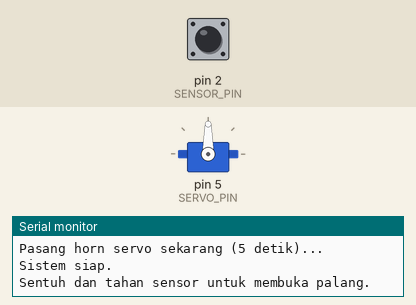
The sketch below on a simulated Arduino Uno, built with avr-gcc and run on an emulated ATmega328P. On the bench: servo, the last lines printed to the serial monitor. The inputs (shaded band) are chosen by the test bench; at power-on: pin 2 (SENSOR_PIN) LOW.

Above: at 6.2 s.
6.3 s: pin 2 (SENSOR_PIN) driven HIGH
At 9.1 s:
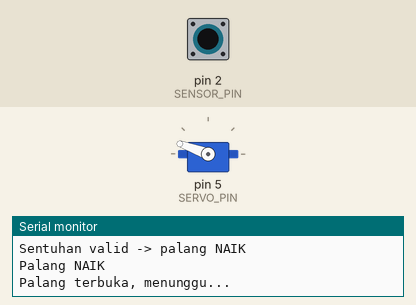
At 11.06 s:
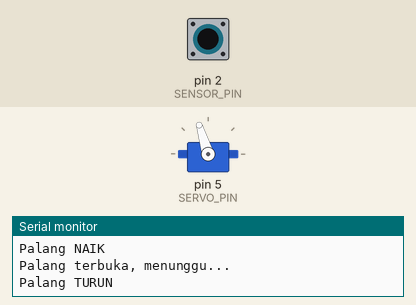
12.3 s: pin 2 (SENSOR_PIN) pulsed LOW 5 times (0.12 s each, 0.3 s apart)
At 15.07 s:
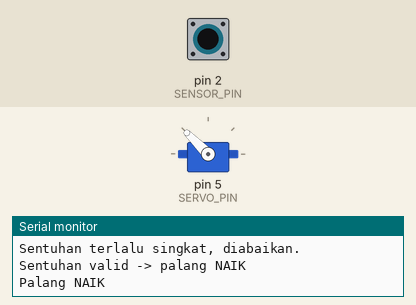
Timing chart, 0 to 20.2 s (numbered marks = the images above; inputs shaded):
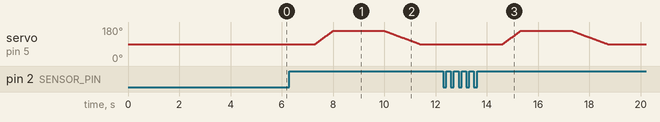

The sketch:

sistem_palang_pintu_satu_arah_dengan_servo_dan_sensor_sentuh.ino
```cpp
#include <Servo.h>


/*
=========================================================
   PALANG OTOMATIS: Arduino Uno + Sensor Touch + Servo
=========================================================

ALUR: Sensor disentuh & ditahan 1s -> Servo naik perlahan -> Servo tetap terbuka selama 2s -> Servo menutup kembali

Note:
- Sentuhan kurang dari 1 detik diabaikan.

PEMASANGAN:
- Touch Sensor : SIG -> D2, VCC -> 5V, GND -> GND
- Servo MG90S  : Signal -> D5, VCC -> 5V, GND -> GND
*/


// ==================================================
// 1. KONFIGURASI PIN
// ==================================================

const int SENSOR_PIN = 2;
const int SERVO_PIN  = 5;


// ==================================================
// 2. POSISI SERVO
// ==================================================

const int CLOSED_POSITION = 90;   // Palang mendatar
const int OPEN_POSITION   = 160;  // Palang tegak


// ==================================================
// 3. PENGATURAN WAKTU
// ==================================================

// Jeda setiap perpindahan 1 derajat. Semakin besar nilainya, semakin lambat servo bergerak.

const int OPEN_DELAY = 10;   // Kecepatan saat membuka
const int CLOSE_DELAY = 20;   // Kecepatan saat menutup

const unsigned long OPEN_HOLD_TIME  = 2000UL;   // Lama palang berada pada posisi terbuka.
const unsigned long TOUCH_HOLD_TIME = 1000UL;   // Lama sensor harus disentuh agar dianggap valid.
const unsigned long HORN_SETUP_TIME = 5000UL;   // Waktu untuk memasang horn servo saat startup.


// ==================================================
// 4. OBJEK & STATUS
// ==================================================

Servo barrierServo;

int currentPosition = CLOSED_POSITION;


// ==================================================
// 5. GERAKKAN SERVO
// ==================================================

void moveServoTo(int targetPosition, int delayTime) {
  // Servo bergerak 1 derajat setiap langkah sampai mencapai posisi tujuan.

  while (currentPosition != targetPosition) {
    if (currentPosition < targetPosition) {
      currentPosition++;
    }

    else {
      currentPosition--;
    }

    barrierServo.write(currentPosition);

    delay(delayTime);
  }
}


// ==================================================
// 6. MEMERIKSA SENTUHAN SENSOR
// ==================================================

bool isTouchValid() {
  // Waktu mulainya.
  unsigned long startTime = millis();

  // Sensor harus tetap HIGH selama TOUCH_HOLD_TIME.
  while (digitalRead(SENSOR_PIN) == HIGH) {
    if (millis() - startTime >= TOUCH_HOLD_TIME) {
      return true;
    }

    delay(10);
  }

  // Sensor dilepas sebelum waktunya.
  return false;
}


// ==================================================
// 7. MEMBUKA DAN MENUTUP PALANG
// ==================================================

void openAndCloseBarrier() {
  Serial.println("Palang NAIK");
  moveServoTo(OPEN_POSITION, OPEN_DELAY);

  Serial.println("Palang terbuka, menunggu...");
  delay(OPEN_HOLD_TIME);

  Serial.println("Palang TURUN");
  moveServoTo(CLOSED_POSITION, CLOSE_DELAY);

  Serial.println("Palang tertutup.");
}


// ==================================================
// 8. SETUP
// ==================================================

void setup() {
  Serial.begin(9600);

  // Sensor Sentuh.
  pinMode(SENSOR_PIN, INPUT);

  // Servo.
  barrierServo.attach(SERVO_PIN);

  // Posisi awal palang.
  barrierServo.write(CLOSED_POSITION);
  currentPosition = CLOSED_POSITION;

  // Persiapan pemasangan horn servo.
  Serial.println("Servo berada di posisi TUTUP.");
  Serial.println("Pasang horn servo sekarang (5 detik)...");
  delay(HORN_SETUP_TIME);

  Serial.println("Sistem siap.");
  Serial.println("Sentuh dan tahan sensor untuk membuka palang.");
}


// ==================================================
// 9. LOOP
// ==================================================

void loop() {
  // Cek apakah sensor sedang disentuh.
  if (digitalRead(SENSOR_PIN) == HIGH) {
    // Periksa apakah sentuhan cukup lama.
    if (isTouchValid()) {
      Serial.println("Sentuhan valid -> palang NAIK");

      // Proses Buka Tutup Palang.
      openAndCloseBarrier();

      // Tunggu sampai jari dilepas agar palang tidak membuka kembali.
      while (digitalRead(SENSOR_PIN) == HIGH) {
        delay(10);
      }

      // Debounce.
      delay(500);
    }

    else {
      Serial.println("Sentuhan terlalu singkat, diabaikan.");
    }
  }
}
```

Measured:
- after the input at 6.3 s, servo on pin 5 (SERVO_PIN): rises from 90° to 160° in 0.71 s, then falls to 90° in 3.4 s
- after the input at 12.3 s, servo on pin 5 (SERVO_PIN): rises from 90° to 160° in 0.71 s, then falls to 90° in 3.4 s
